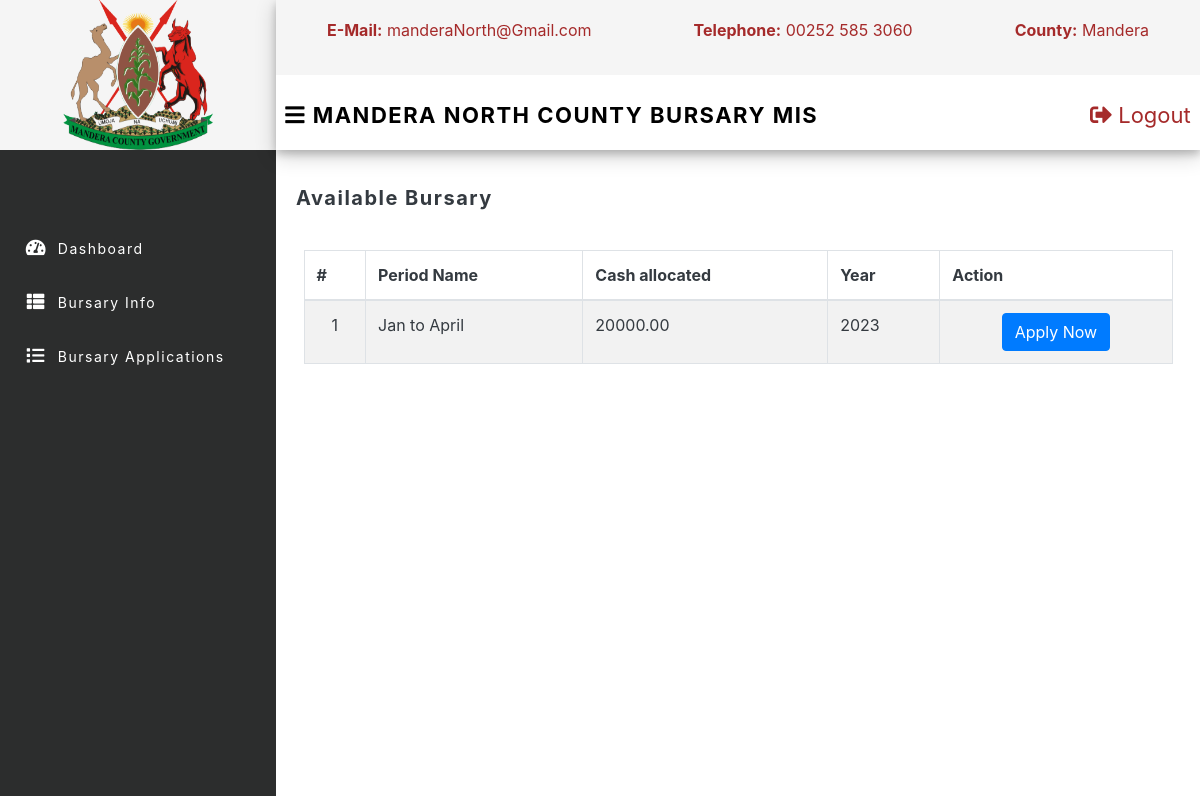
The page /student/busary.php on the database as committed earlier.
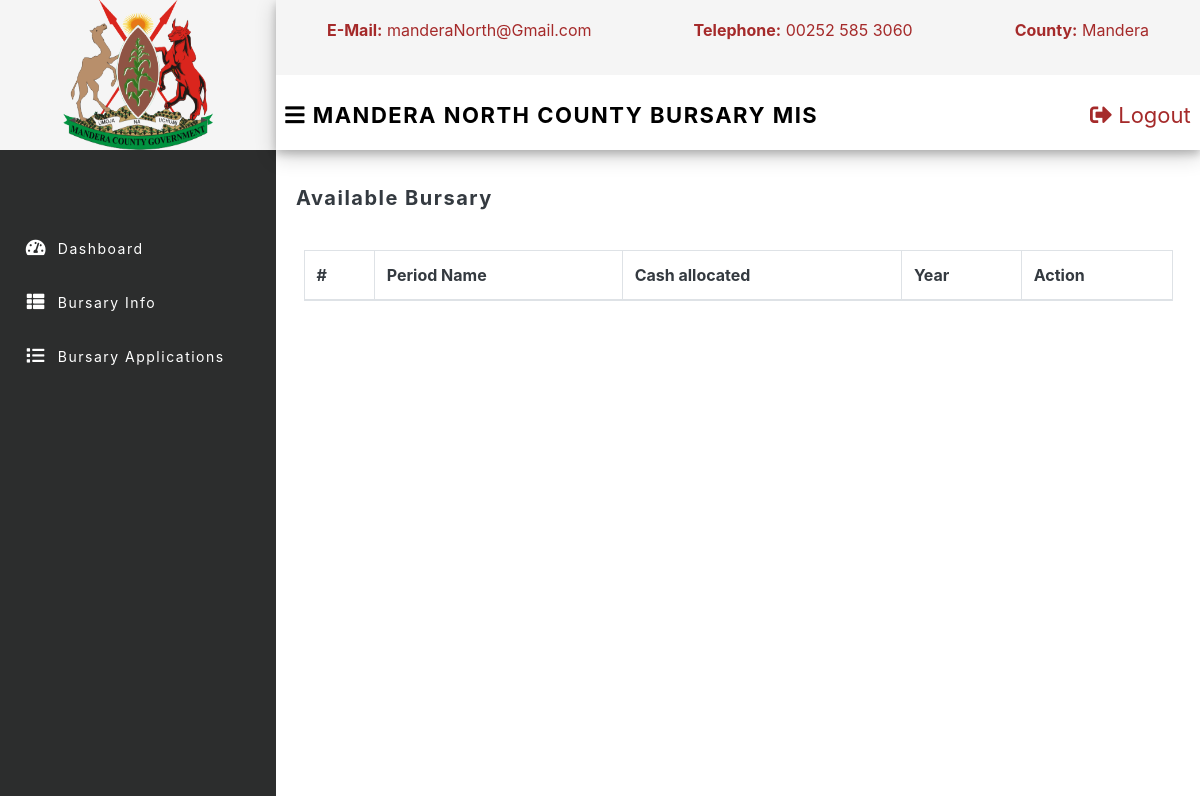
The same page on the database as committed later.
### tables this page shows
CREATE TABLE `bursary_activity` (
  `bursary_id` int(11) NOT NULL,
  `period_name` varchar(120) NOT NULL,
  `amount` decimal(10,2) NOT NULL,
  `p_year` varchar(80) NOT NULL
);

### student/busary.php (the view, shortened to what this page needs)
<?php include_once("includes/dbconnection.php") ;?>
<!DOCTYPE html>
<html lang="en">
<head>
</head>
<body>
<?php include_once("../admin/includes/header.php");?>
<div class="dashboard-parent">
  <div class="aside-dashboard">
  <?php include_once("includes/navigation.php");?>
  </div>
  <div class="main-dashboard">
  <?php include_once("includes/topBar.php");?>
             <section class="content  text-dark">
	<div class="card-header" style="border-bottom:none !important;">
		<h4 style="font-weight:bold; font-size:20px;letter-spacing:1.5px"> Available Bursary</h4>
	</div>
	<div class="card-body">
        <div class="container-fluid">
			<table class="table table-hover table-striped table-bordered" id="list">
				<thead>
					<tr>
						<th>#</th>
						<th>Period Name</th>
						<th>Cash allocated</th>
						<th>Year</th>
						<th>Action</th>
					</tr>
				</thead>
				<tbody>
				<?php
					$i = 1;
					$qry = $conn->query("SELECT * from `bursary_activity`");
						while($row = $qry->fetch_assoc()):
							$bursary_id = $row['bursary_id'];
					?>
						<tr>
							<td class="text-center"><?php echo $i++; ?></td>
							<td class=""><?php echo $row['period_name'] ?></td>
							<td class=""><?php echo $row['amount'] ?></td>
							<td class=""><?php echo $row['p_year'] ?></td>
							<td align="center">
                                 <button class="btn btn-primary"><a href="apply.php?bursary_id=<?php echo $bursary_id; ?>" style="color:white;"> Apply Now</a></button>
							</td>
						</tr>
					<?php endwhile; ?>
                </tbody>
			</table>
		</div>
	</div>
</div>
</div>
</body>
</html>

Rows that differ between the two databases and show on the page:
removed bursary_activity: period_name "Jan to April", amount "20000.00", p_year "2023"
